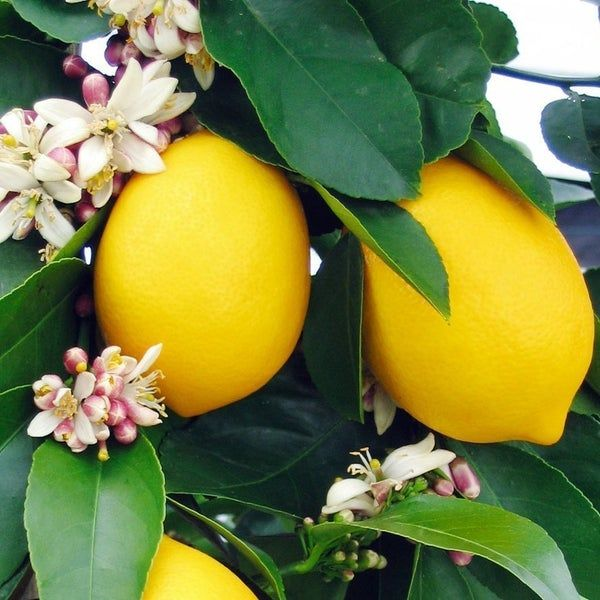
#> input picture Meyer.jpg, 600 x 600 px
$ python erosion_type1.py
#> lines starting #> are read from the running program, lines starting #| are printed output that depends on the picture
# eroding the outer surface (the foreground) of the image.
# binary images contain two pixels 0 and 255,
# first involves eroding the foreground of the image, and have the foreground as white.

# The thickness of erosion depends on the SIZE and SHAPE of the defined kernel.

# use NumPy’s ones() function to define a kernel.
# other functions like NumPy zeros, customized kernels, and others that can be used to define kernels.

import cv2
import numpy as np
import matplotlib.pyplot as plt

# read the image
img = cv2.imread("Meyer.jpg", 0)
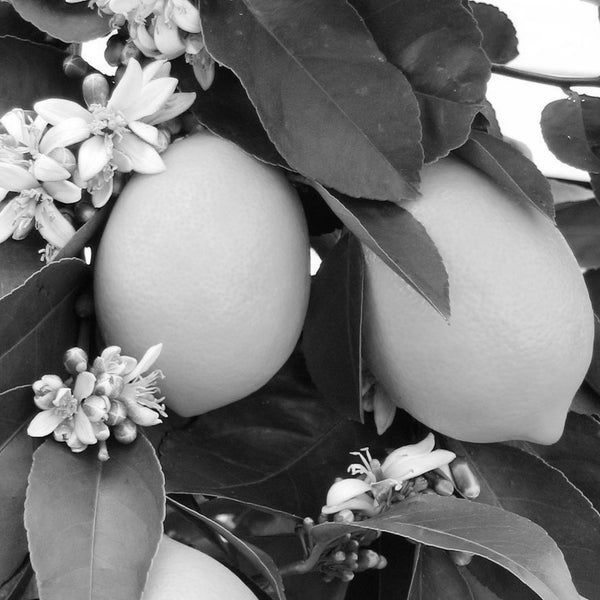
#> img: shape (600, 600); min 0, max 255, mean 119.9

# binarize the image
binr = cv2.threshold(img, 0, 255, cv2.THRESH_BINARY + cv2.THRESH_OTSU)

# define the kernel
kernel = np.ones((5, 5), np.uint8)

# invert the image
#> (the run stopped early here; a loop or call above may not have finished)
